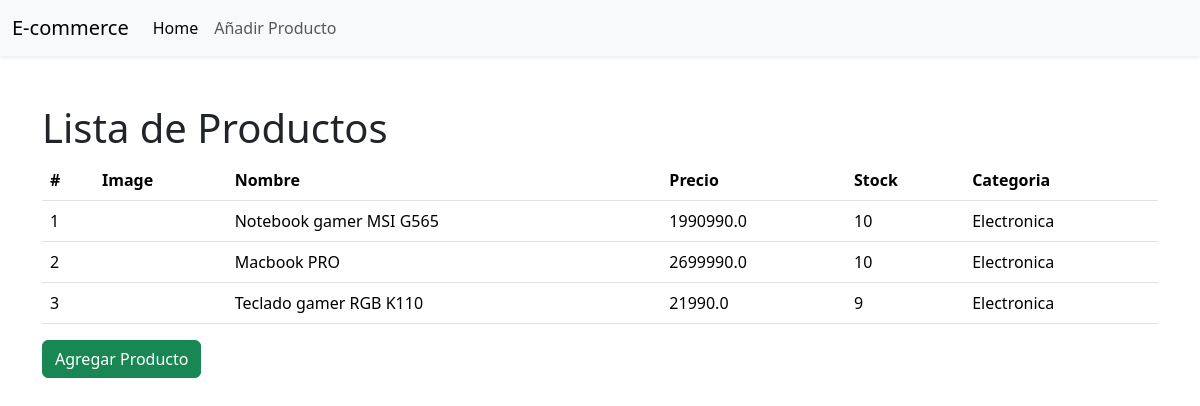
/productos/, run on an earlier commit of the app's database.
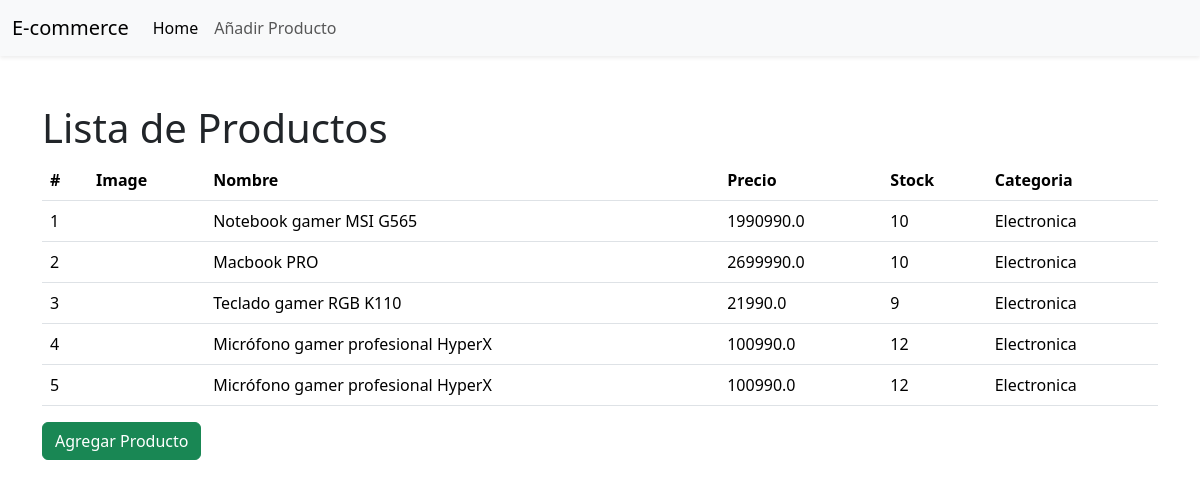
And on a later commit of the database.
### producto/models.py (models this page shows)
class Producto(models.Model):
    nombre = models.CharField(max_length=255)
    image = models.URLField(verbose_name="URL de la imagen")
    precio = models.FloatField(verbose_name="Precio")
    stock = models.IntegerField(verbose_name="Stock")
    categoria = models.ForeignKey(Categoria, on_delete=models.CASCADE)
    create_at = models.DateTimeField(default=timezone.now)
    def __str__(self):
        return self.nombre

class Categoria(models.Model):
    nombre = models.CharField(max_length=255)
    def __str__(self):
        return self.nombre

### producto/views.py (the view)
# urls.py: path('',views.index, name='index'), #* llego con esta base http://127.0.0.1:8000/productos/
def index(request):
    productos = Producto.objects.all()
    print(productos)
    return render(
        request,
        'index.html',
        { 'productos': productos }
    )

### producto/templates/index.html (shortened to what this page needs)
{% extends 'layout.html'%}
{% block content %}
<h1>Lista de Productos</h1>
<table class="table">
  <thead>
    <tr>
      <th scope="col">#</th>
      <th scope="col">Image</th>
      <th scope="col">Nombre</th>
      <th scope="col">Precio</th>
      <th scope="col">Stock</th>
      <th scope="col">Categoria</th>
    </tr>
  </thead>
  <tbody>
    {% for producto in productos %}
    <tr>
      <td>{{producto.id}}</td>
      <td>
      </td>
      <td>{{ producto.nombre }}</td>
      <td>{{ producto.precio}}</td>
      <td>{{ producto.stock}}</td>
      <td>{{ producto.categoria}}</td>
    </tr>
    {% endfor %}
  </tbody>
</table>
<a href="{% url 'producto:formulario' %}" class="btn btn-success">Agregar Producto</a>
{% endblock %}

What changed in the data, as far as the page shows it:
added Producto: id "4", nombre "Micrófono gamer profesional HyperX", precio "100990.0", stock "12", categoria "Electronica"
added Producto: id "5", nombre "Micrófono gamer profesional HyperX", precio "100990.0", stock "12", categoria "Electronica"
